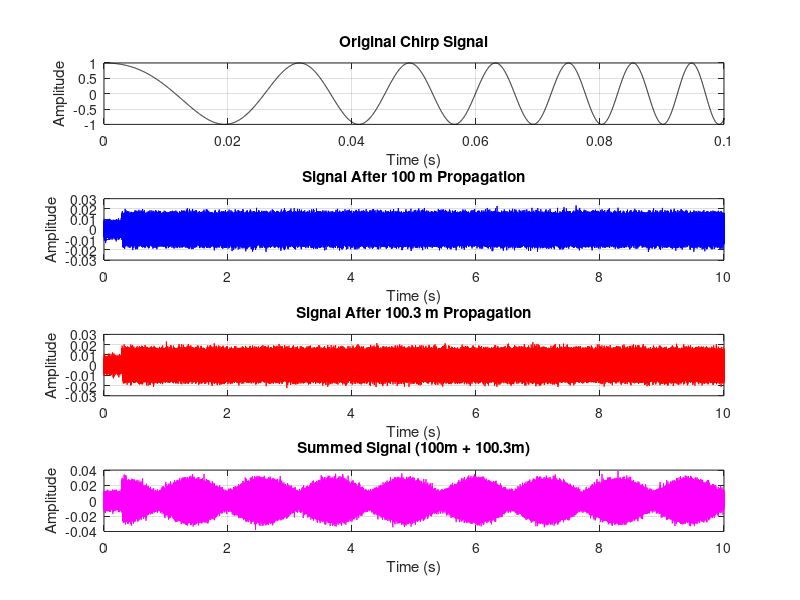
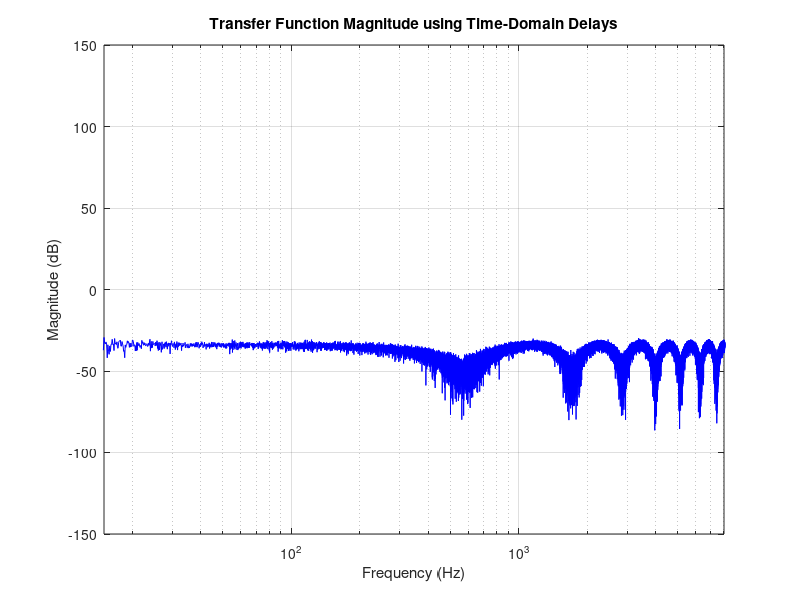

The MATLAB source for these figures, in order: (Note: this script raises an error after producing the figures.)
clc; clear; close all;

% Define chirp parameters
f_start = 16;   % Start frequency in Hz
f_end = 10000;  % Ending frequency in Hz
T = 10;         % Duration in seconds
Fs = 48000;     % Sampling frequency in Hz
c = 343;        % Speed of sound in m/s
d1 = 100;       % Propagation distance 1 (m)
d2 = 100.3;     % Propagation distance 2 (m)
m = 0:1:7
notch_frequncies = (2*m+1)*c ./(2*(0.3))
% SNR settings

desired_SNR_dB = 7;  % Adjust SNR level (higher = less noise)

% Time vector
t = 0:1/Fs:T;
t = t(1:end-1);  % Ensure consistent length
N = length(t);   % Number of points

% Generate a linear chirp
signal = chirp(t, f_start, T, f_end, 'linear');

% Compute sample delays for each propagation distance
delay_samples_1 = round((d1 / c) * Fs);
delay_samples_2 = round((d2 / c) * Fs);

% Create delayed signals by padding with zeros
signal_d1 = [zeros(1, delay_samples_1), signal(1:end-delay_samples_1)];
signal_d2 = [zeros(1, delay_samples_2), signal(1:end-delay_samples_2)];

% Apply distance-based attenuation
attenuation_1 = 1 / d1;  % Inverse distance attenuation
attenuation_2 = 1 / d2;
signal_d1 = signal_d1 * attenuation_1;
signal_d2 = signal_d2 * attenuation_2;

% Add noise to attenuated signals
signal_d1_power = mean(signal_d1.^2);
signal_d2_power = mean(signal_d2.^2);
noise_d1_power = signal_d1_power / (10^(desired_SNR_dB / 10));
noise_d2_power = signal_d2_power / (10^(desired_SNR_dB / 10));
noise_d1 = randn(1, N) * sqrt(noise_d1_power);
noise_d2 = randn(1, N) * sqrt(noise_d2_power);
signal_d1 = signal_d1 + noise_d1;
signal_d2 = signal_d2 + noise_d2;

% Sum the two signals
x = signal_d1 + signal_d2;

% Plot signals in time domain
figure;
subplot(4,1,1);
plot(t, signal, 'k');
title('Original Chirp Signal');
xlabel('Time (s)'); ylabel('Amplitude');
xlim([0 0.1]);  % Zoom into the first 0.1 seconds
grid on;

subplot(4,1,2);
plot(t, signal_d1, 'b');
title('Signal After 100 m Propagation');
xlabel('Time (s)'); ylabel('Amplitude');
xlim([0 10]);
grid on;

subplot(4,1,3);
plot(t, signal_d2, 'r');
title('Signal After 100.3 m Propagation');
xlabel('Time (s)'); ylabel('Amplitude');
xlim([0 10]);
grid on;

subplot(4,1,4);
plot(t, x, 'm');
title('Summed Signal (100m + 100.3m)');
xlabel('Time (s)'); ylabel('Amplitude');
xlim([0 10]);
grid on;

% Compute FFT of summed signal
X = fft(x, N);

% Compute Transfer Function H(f) = X(f) / S(f)
S = fft(signal, N);  % FFT of the original signal
H_f = X ./ (S + eps);  % Avoid division by zero
H_mag = abs(H_f);  % Magnitude response
H_mag_dB = 20 * log10(H_mag + eps);  % Convert to dB

% Compute frequency vector
frequencies = (0:N/2-1) * (Fs / N);

% Plot Transfer Function Magnitude
figure;
semilogx(frequencies, H_mag_dB(1:N/2), 'b', 'DisplayName', 'Magnitude Response');
xlabel('Frequency (Hz)');
ylabel('Magnitude (dB)');
title('Transfer Function Magnitude using Time-Domain Delays');
xlim([15, 8000]);
grid on; hold on;

for f = notch_frequncies
    xline(f, '--r', 'LineWidth', 1.2);
end
